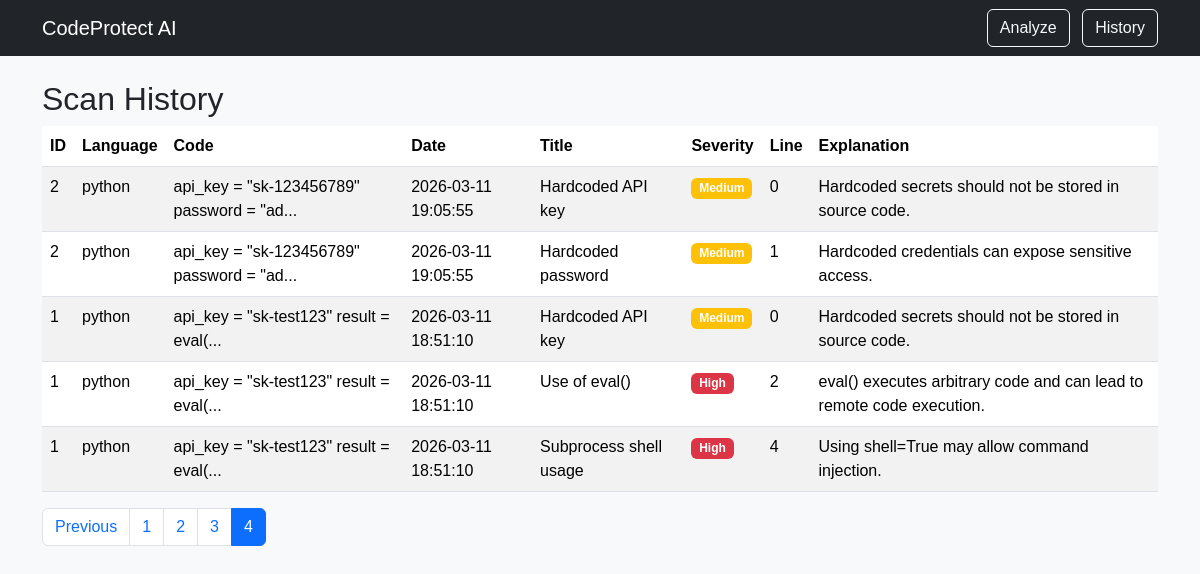
The page /history?page=4 on the database its author committed.
### tables this page shows
CREATE TABLE findings (
    id INTEGER PRIMARY KEY AUTOINCREMENT,
    scan_id INTEGER NOT NULL,
    title TEXT NOT NULL,
    severity TEXT NOT NULL,
    line INTEGER,
    explanation TEXT NOT NULL,
    FOREIGN KEY(scan_id) REFERENCES scans(id)
);

CREATE TABLE scans (
    id INTEGER PRIMARY KEY AUTOINCREMENT,
    language TEXT NOT NULL,
    code TEXT NOT NULL,
    created_at TIMESTAMP DEFAULT CURRENT_TIMESTAMP
);

### app.py (the view)
@app.route("/history", methods=["GET"])
def history():
    page = request.args.get("page", 1, type=int)
    per_page = 10
    offset = (page - 1) * per_page
    db = sqlite3.connect("scans.db")
    cursor = db.cursor()
    cursor.execute(
        "SELECT COUNT(*) FROM scans JOIN findings ON scans.id = findings.scan_id"
    )
    total_rows = cursor.fetchone()[0]
    cursor.execute(
        "SELECT * FROM scans JOIN findings ON scans.id = findings.scan_id ORDER BY created_at DESC LIMIT ? OFFSET ?",
        (per_page, offset),
    )
    history = cursor.fetchall()
    db.close()
    total_pages = math.ceil(total_rows / per_page)
    return render_template(
        "history.html", history=history, page=page, total_pages=total_pages
    )

### templates/history.html (shortened to what this page needs)
{% extends "base.html" %}
{% block content %}
<h2>Scan History</h2>
<table class="table table-striped">
<thead>
    <tr>
    <th>ID</th>
    <th>Language</th>
    <th>Code</th>
    <th>Date</th>
    <th>Title</th>
    <th>Severity</th>
    <th>Line</th>
    <th>Explanation</th>
    </tr>
</thead>
<tbody>
    {% for finding in history %}
        <tr>
        <td>{{ finding[0] }}</td>
        <td>{{ finding[1] }}</td>
        <td>{{ finding[2][:40] }}...</td>
        <td>{{ finding[3] }}</td>
        <td>{{ finding[6] }}</td>
        <td>
        <span class="badge
        {% if finding[7] == 'High' %}bg-danger
        {% elif finding[7] == 'Medium' %}bg-warning
        {% else %}bg-secondary
        {% endif %}">
        {{ finding[7] }}
        </span>
        </td>
        <td>{{ finding[8] }}</td>
        <td>{{ finding[9] }}</td>
        </tr>
    {% endfor %}
</tbody>
</table>
<nav>
    <ul class="pagination">
    {% if page > 1 %}
        <li class="page-item">
        <a class="page-link" href="/history?page={{ page-1 }}">Previous</a>
        </li>
    {% endif %}
    {% for p in range(1, total_pages + 1) %}
        <li class="page-item {% if p == page %}active{% endif %}">
        <a class="page-link" href="/history?page={{ p }}">{{ p }}</a>
        </li>
    {% endfor %}
    </ul>
</nav>
{% endblock %}

### static/styles.css (style rules this page uses)
body { font-family: Arial, sans-serif; }

### rows shown on the page
findings: finding "2", language "python", code "api_key = \"sk-123456789\" password = \"ad", created_at "2026-03-11 19:05:55", title "Hardcoded API key", severity "Medium", line "0", explanation "Hardcoded secrets should not be stored in source code."
findings: finding "2", language "python", code "api_key = \"sk-123456789\" password = \"ad", created_at "2026-03-11 19:05:55", title "Hardcoded password", severity "Medium", line "1", explanation "Hardcoded credentials can expose sensitive access."
findings: finding "1", language "python", code "api_key = \"sk-test123\" result = eval(", created_at "2026-03-11 18:51:10", title "Hardcoded API key", severity "Medium", line "0", explanation "Hardcoded secrets should not be stored in source code."
findings: finding "1", language "python", code "api_key = \"sk-test123\" result = eval(", created_at "2026-03-11 18:51:10", title "Use of eval()", severity "High", line "2", explanation "eval() executes arbitrary code and can lead to remote code execution."
findings: finding "1", language "python", code "api_key = \"sk-test123\" result = eval(", created_at "2026-03-11 18:51:10", title "Subprocess shell usage", severity "High", line "4", explanation "Using shell=True may allow command injection."

### other values the page prints
{{ p }} "1" "2" "3" "4"
